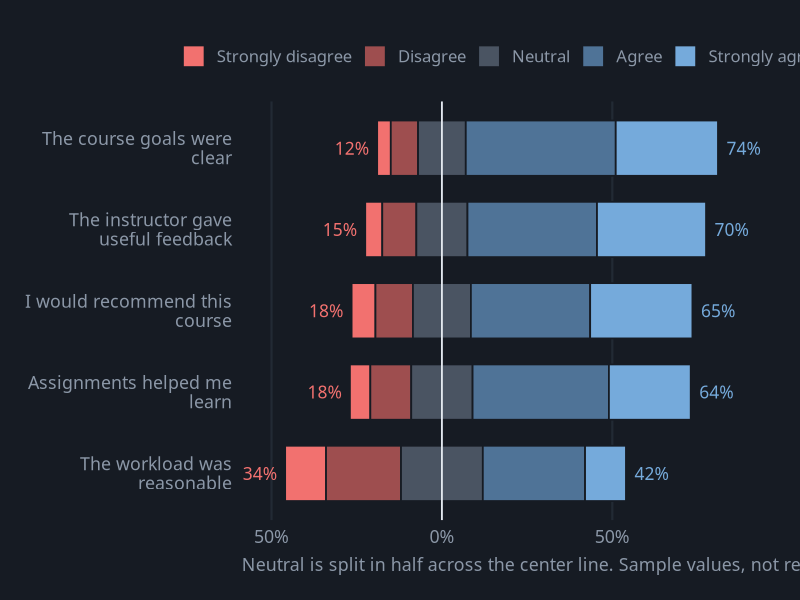
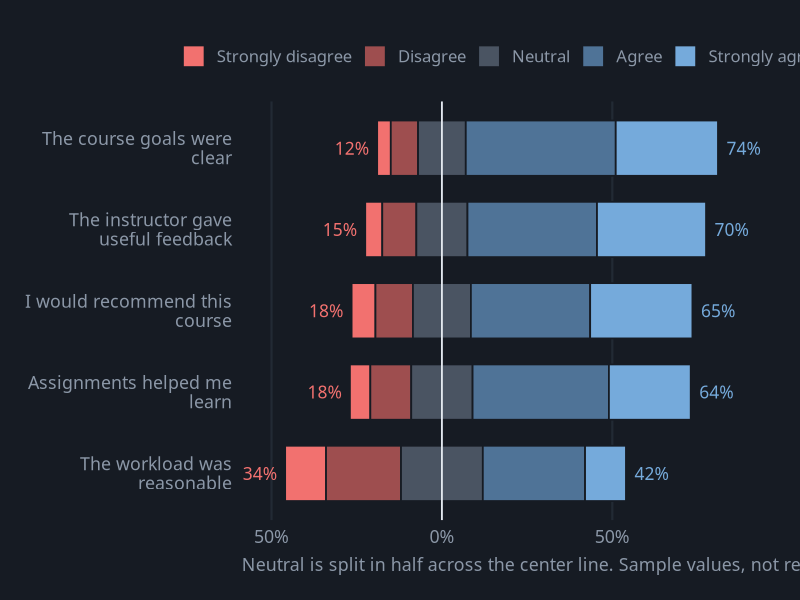

Reproduce these figures in R, in order.
# Diverging Stacked Bar
# Question: How did students answer each course evaluation question?
# Put this script and divergingstacked.csv in the same folder, then in RStudio choose
# Session > Set Working Directory > To Source File Location.

library(tidyverse)

# ---- Gallery look: dark background, soft gray text ----
font <- "IBM Plex Sans"   # use "sans" if IBM Plex Sans is not installed
ink  <- "#8B97A7"

theme_gallery <- function() {
  theme_minimal(base_size = 16, base_family = font) +
    theme(
      plot.background  = element_rect(fill = "#161B23", color = NA),
      panel.grid       = element_line(color = "#222A34"),
      panel.grid.minor = element_blank(),
      text             = element_text(color = ink),
      axis.text        = element_text(color = ink),
      legend.position  = "top",
      legend.title     = element_blank(),
      plot.margin      = margin(24, 28, 18, 18)
    )
}

answers <- c("Strongly disagree", "Disagree", "Neutral", "Agree", "Strongly agree")
pal <- c("#F2716F", "#9E4E4F", "#4A5462", "#4F7397", "#75AADB")
names(pal) <- answers

df <- read_csv("divergingstacked.csv", show_col_types = FALSE) |>
  mutate(response = factor(response, levels = answers))

# Each bar starts left of center by everything that disagrees plus half of Neutral,
# so Neutral straddles the center line. Then each answer stacks to the right.
bars <- df |>
  group_by(question) |>
  arrange(response, .by_group = TRUE) |>
  mutate(left_side = sum(percent[response %in% answers[1:2]]) + percent[response == "Neutral"] / 2,
         start     = -left_side + lag(cumsum(percent), default = 0),
         end       = start + percent,
         agree     = sum(percent[response %in% answers[4:5]]),
         disagree  = sum(percent[response %in% answers[1:2]])) |>
  ungroup() |>
  mutate(question = fct_reorder(question, agree),   # most agreement at the top
         y        = as.numeric(question))

totals <- distinct(bars, question, y, agree, disagree, left_side)

p <- ggplot(bars) +
  geom_rect(aes(xmin = start, xmax = end, ymin = y - 0.34, ymax = y + 0.34, fill = response),
            color = "#161B23", linewidth = 0.6) +
  geom_vline(xintercept = 0, color = "#E8EDF4", linewidth = 0.6) +
  # total disagree at the left end of each bar, total agree at the right end
  geom_text(data = totals, aes(x = -left_side, y = y, label = paste0(disagree, "%")),
            hjust = 1.25, color = "#F2716F", family = font, size = 4.4) +
  geom_text(data = totals, aes(x = 100 - left_side, y = y, label = paste0(agree, "%")),
            hjust = -0.25, color = "#75AADB", family = font, size = 4.4) +
  scale_y_continuous(breaks = seq_along(levels(bars$question)),
                     labels = str_wrap(levels(bars$question), 22)) +
  scale_x_continuous(labels = function(x) paste0(abs(x), "%"),
                     expand = expansion(mult = 0.1)) +
  scale_fill_manual(values = pal, breaks = answers) +
  labs(x = NULL, y = NULL,
       caption = "Neutral is split in half across the center line. Sample values, not real data.") +
  guides(fill = guide_legend(nrow = 1)) +
  theme_gallery() +
  theme(panel.grid.major.y = element_blank(), legend.text = element_text(size = 12),
        plot.caption = element_text(color = ink, hjust = 0))

ggsave("divergingstacked.png", p, width = 9, height = 6, dpi = 200)
p
